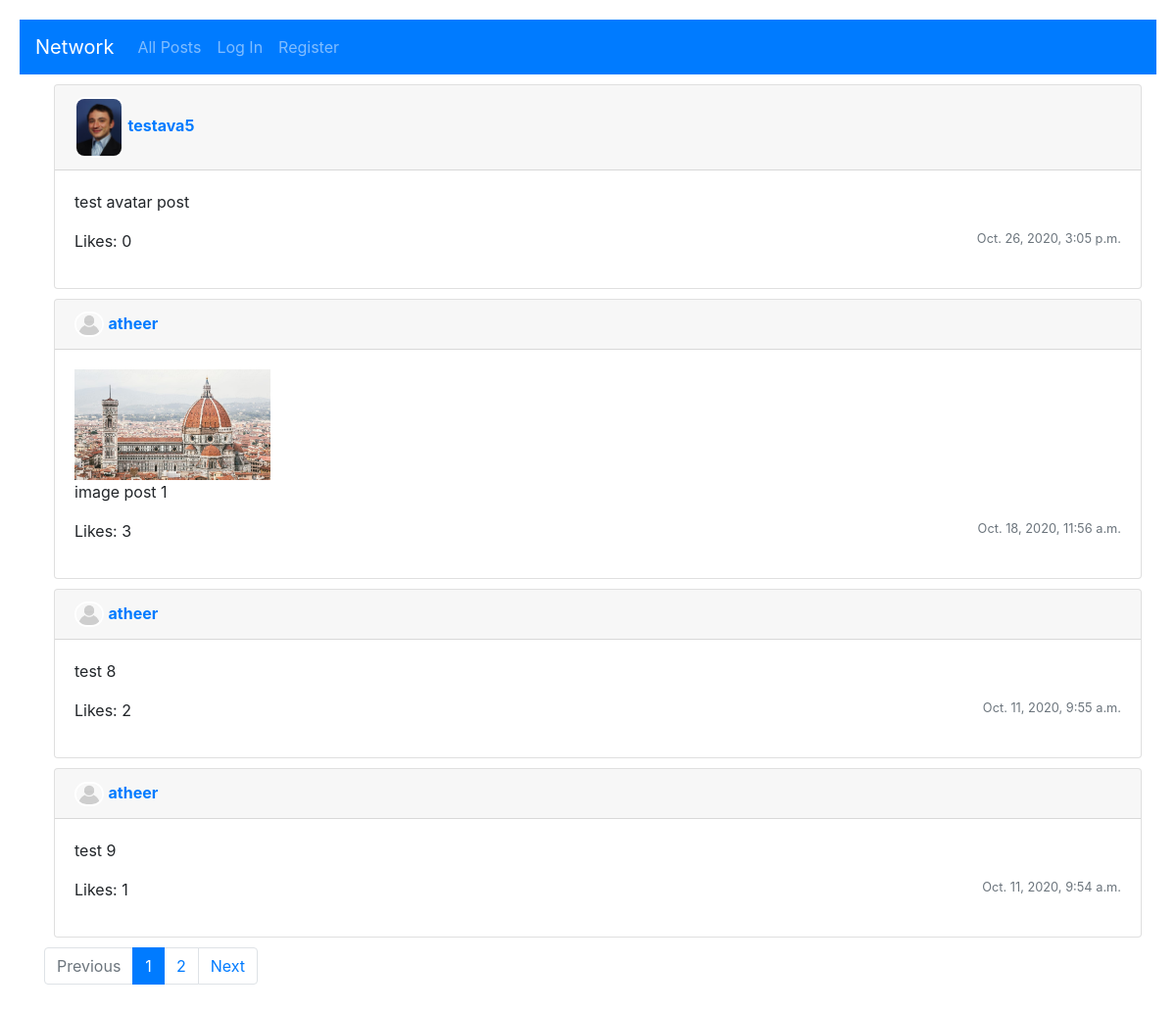
Before: / with the older database file.
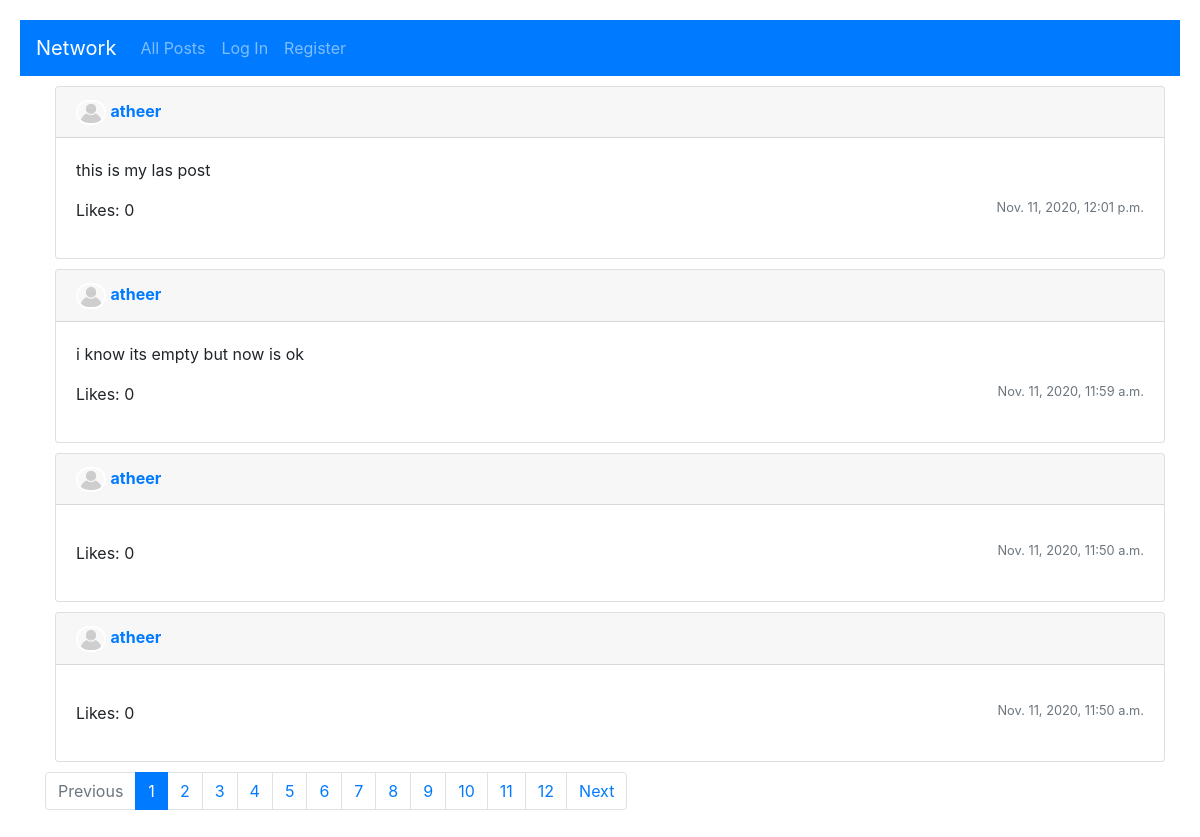
After: the same page with the newer database file.
### network/models.py (models this page shows)
class Post(models.Model):
    post = models.CharField(max_length=500, blank=False)
    image = models.ImageField(upload_to="postImage", null=True)
    user = models.ForeignKey(
        User, on_delete=models.CASCADE, related_name='geek')
    date = models.DateTimeField(blank=False)
    postLike = models.IntegerField(default=0)

class User(AbstractUser):
    avatar = models.ImageField(upload_to="userAvatar", null=True)

### network/views.py (the view)
# urls.py: path("", views.index, name="index"),
def index(request):
    posts = Post.objects.all().order_by('-id')
    paginator = Paginator(posts, 4)
    page_number = request.GET.get('page')
    page_obj = paginator.get_page(page_number)
    return render(request, "network/index.html", {
        'page_obj': page_obj,
    })

### network/templatetags/filter.py (called while the page is built)
@register.filter()
def range1(min, max):
    return range(min, max+1)

### network/templates/network/index.html (shortened to what this page needs)
{% extends "network/layout.html" %}
{% load static %}
{% load filter %}
{% block body %}
{% for post in page_obj %}
<div class="card w-100" style="margin: 10px;">
    <div class="card-header">
        {% if post.user.avatar %}
        <img src="{{post.user.avatar.url}}" alt="avatar" width="50px"
            style="vertical-align: middle; border-radius: 10px; border: 2px solid white;">
        {% else %}
        <img src="{% static 'icon/default-avatar.jpg' %}" alt="avatar" width="30px"
            style="vertical-align: middle; border-radius: 15px; border: 2px solid white;">
        {% endif %}
        <a href="{% url 'profile' post.user %}">
            <strong>{{post.user}}</strong>
        </a>
    </div>
    <div class="card-body">
        {% if post.image %}
        <img src="{{post.image.url}} " style="width: 200px;">
        {% endif %}
        <div class="postDiv" id="{{post.id}}">
            <P class="post">{{post.post}}</P>
        </div>
        <p>
            {% if user.is_authenticated %}
            <img class="like" data-like="{{post.id}}" src="{% static 'icon/like.jpg' %} " width="20px" height="20px" />
            {% else %}
            <span>Likes: </span>
            {% endif %}
            <span>{{post.postLike}}</span>
            <small class="text-muted" style="float: right;">{{post.date}} </small>
        </p>
    </div>
</div>
{% empty %}
<p>there are no posts yet</p>
{% endfor %}
<nav aria-label="Page navigation example">
    <ul class="pagination">
        {% if page_obj.has_previous %}
        <li class="page-item"><a class="page-link" href="?page={{ page_obj.previous_page_number }}">Previous</a></li>
        {% else %}
        <li class="page-item disabled"><a class="page-link" href="?page=1" aria-disabled="true">Previous</a></li>
        {% endif %}
        {% for value in 1|range1:page_obj.paginator.num_pages %}
        <li class="page-item {% if value == page_obj.number %}active{% endif %}"><a class="page-link"
                href="?page={{ value }}">{{value}}</a></li>
        {% endfor %}
        {% if page_obj.has_next %}
        <li class="page-item"><a class="page-link" href="?page={{ page_obj.next_page_number }}">Next</a></li>
        {% else %}
        <li class="page-item disabled"><a class="page-link" href="?page={{ page_obj.paginator.num_pages }}"
                aria-disabled="true">Next</a></li>
        {% endif %}
    </ul>
</nav>
</div>
{% endblock %}

Changed rows visible on the page:
no longer on this page (row unchanged): Post: user.avatar (picture), user "testava5", post "test avatar post", postLike "0", date "Oct. 26, 2020, 3:05 p.m."
no longer on this page (row unchanged): Post: user "atheer", image (picture), post "image post 1", postLike "3", date "Oct. 18, 2020, 11:56 a.m."
no longer on this page (row edited): Post: user "atheer", post "test 8", postLike "2", date "Oct. 11, 2020, 9:55 a.m."
no longer on this page (row unchanged): Post: user "atheer", post "test 9", postLike "1", date "Oct. 11, 2020, 9:54 a.m."
added Post: user "atheer", post "this is my las post", postLike "0", date "Nov. 11, 2020, 12:01 p.m."
added Post: user "atheer", post "i know its empty but now is ok", postLike "0", date "Nov. 11, 2020, 11:59 a.m."
added Post: user "atheer", postLike "0", date "Nov. 11, 2020, 11:50 a.m."
added Post: user "atheer", postLike "0", date "Nov. 11, 2020, 11:50 a.m."
Other visible differences:
new list line: "3"
new list line: "4"
new list line: "5"
new list line: "6"
new list line: "7"
new list line: "8"
new list line: "9"
new list line: "10"
new list line: "11"
new list line: "12"
